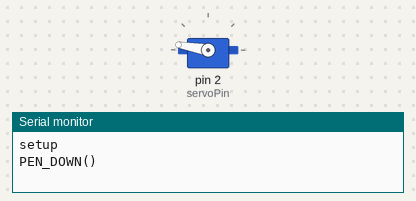
Recording of a sketch running on a simulated Arduino Uno, built with avr-gcc and run on an emulated ATmega328P. Parts: servo, the last lines printed to the serial monitor. At 39.3 s the program stops and its outputs stay as they are.

Above: at 0.3 s.
At 39.1 s:
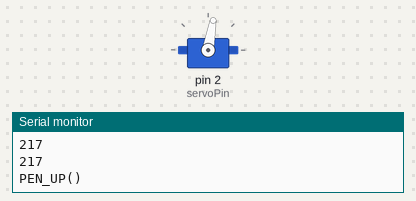
Timing chart, 0 to 40.6 s (numbered marks = the images above):
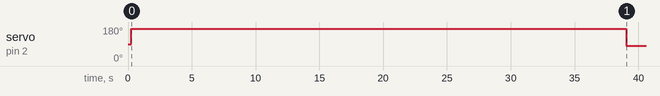

Measured:
- by itself, servo on pin 2 (servoPin): 90° → 170° at 0.25 s, → 80° 38.8 s later

The sketch:

TurtleRobot.ino
```cpp
// Download and install Trinket Pro drivers from
// https://learn.adafruit.com/introducing-pro-trinket/starting-the-bootloader

// [Tools] -> [Programmer] -> "USBtinyISP"
// [Tools] -> [Board] -> "Pro Trinket 3V/12 Mhz (USB)"


#include <Servo.h>

// setup servo
int servoPin = 2; // 8
int PEN_DOWN = 170; // angle of servo when pen is down
int PEN_UP = 80;   // angle of servo when pen is up
Servo penServo;

int wheel_dia=75; //      # mm (increase = spiral out)
int wheel_base=102; //,    # mm (increase = spiral in)
int steps_rev=512; //,     # 512 for 64x gearbox, 128 for 16x gearbox
int delay_time=2; //            # time between steps in ms

// Stepper sequence org->pink->blue->yel
// int L_stepper_pins[] = {10, 12, 13, 11};
// int R_stepper_pins[] = {3, 5, 6, 4};
#define RSM_1 16 // D0
#define RSM_2 5 // D1
#define RSM_3 4 // D2
#define RSM_4 0 // D3

#define LSM_1 1 // TX
#define LSM_2 3 // RX
#define LSM_3 15 // D8
#define LSM_4 13 // D7
int L_stepper_pins[] = {LSM_4, LSM_2, LSM_1, LSM_3};
int R_stepper_pins[] = {RSM_4, RSM_2, RSM_1, RSM_3};

int fwd_mask[][4] =  {{1, 0, 1, 0},
                      {0, 1, 1, 0},
                      {0, 1, 0, 1},
                      {1, 0, 0, 1}};

int rev_mask[][4] =  {{1, 0, 0, 1},
                      {0, 1, 0, 1},
                      {0, 1, 1, 0},
                      {1, 0, 1, 0}};


void setup() {
  randomSeed(analogRead(1));
  // put your setup code here, to run once:
  Serial.begin(9600);
  for(int pin=0; pin<4; pin++){
    pinMode(L_stepper_pins[pin], OUTPUT);
    digitalWrite(L_stepper_pins[pin], LOW);
    pinMode(R_stepper_pins[pin], OUTPUT);
    digitalWrite(R_stepper_pins[pin], LOW);
  }
  penServo.attach(servoPin);
  Serial.println("setup");
}


void loop(){ // draw a calibration box 4 times
  pendown();
  for(int x=0; x<12; x++){
    forward(100);
    left(90);
  }
  penup();
  done();      // releases stepper motor
  while(1);    // wait for reset
}


// ----- HELPER FUNCTIONS -----------
int step(float distance){
  int steps = distance * steps_rev / (wheel_dia * 3.141592); //24.61
  /*
  Serial.print(distance);
  Serial.print(" ");
  Serial.print(steps_rev);
  Serial.print(" ");
  Serial.print(wheel_dia);
  Serial.print(" ");
  Serial.println(steps);
  delay(1000);*/
  return steps;
}


void forward(float distance){
  int steps = step(distance);
  Serial.println(steps);
  for(int step=0; step<steps; step++){
    for(int mask=0; mask<4; mask++){
      for(int pin=0; pin<4; pin++){
        digitalWrite(L_stepper_pins[pin], rev_mask[mask][pin]);
        digitalWrite(R_stepper_pins[pin], fwd_mask[mask][pin]);
      }
      delay(delay_time);
    }
  }
}


void backward(float distance){
  int steps = step(distance);
  for(int step=0; step<steps; step++){
    for(int mask=0; mask<4; mask++){
      for(int pin=0; pin<4; pin++){
        digitalWrite(L_stepper_pins[pin], fwd_mask[mask][pin]);
        digitalWrite(R_stepper_pins[pin], rev_mask[mask][pin]);
      }
      delay(delay_time);
    }
  }
}


void right(float degrees){
  float rotation = degrees / 360.0;
  float distance = wheel_base * 3.1412 * rotation;
  int steps = step(distance);
  for(int step=0; step<steps; step++){
    for(int mask=0; mask<4; mask++){
      for(int pin=0; pin<4; pin++){
        digitalWrite(R_stepper_pins[pin], rev_mask[mask][pin]);
        digitalWrite(L_stepper_pins[pin], rev_mask[mask][pin]);
      }
      delay(delay_time);
    }
  }
}


void left(float degrees){
  float rotation = degrees / 360.0;
  float distance = wheel_base * 3.1412 * rotation;
  int steps = step(distance);
  for(int step=0; step<steps; step++){
    for(int mask=0; mask<4; mask++){
      for(int pin=0; pin<4; pin++){
        digitalWrite(R_stepper_pins[pin], fwd_mask[mask][pin]);
        digitalWrite(L_stepper_pins[pin], fwd_mask[mask][pin]);
      }
      delay(delay_time);
    }
  }
}


void done(){ // unlock stepper to save battery
  for(int mask=0; mask<4; mask++){
    for(int pin=0; pin<4; pin++){
      digitalWrite(R_stepper_pins[pin], LOW);
      digitalWrite(L_stepper_pins[pin], LOW);
    }
    delay(delay_time);
  }
}


void penup(){
  delay(250);
  Serial.println("PEN_UP()");
  penServo.write(PEN_UP);
  delay(250);
}


void pendown(){
  delay(250);
  Serial.println("PEN_DOWN()");
  penServo.write(PEN_DOWN);
  delay(250);
}
```
